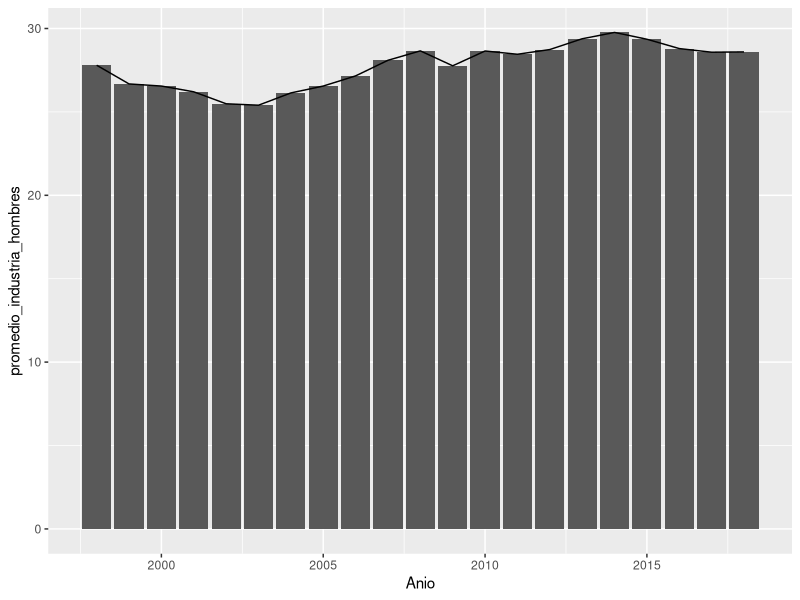

Reproduce this figure in R.
## ---- chunk 1
knitr::opts_chunk$set(echo = TRUE)
library(tidyr)
library(readr)
library(dplyr)
library(ggplot2)
## ---- chunk 2
empleo_genero <- read_csv("datos/empleo_genero.csv")
## ---- chunk 3
empleo_genero_largo <- pivot_longer(empleo_genero, 
                                    cols=4:52, 
                                    names_to = "Anio", 
                                    values_to = "Valor")
## ---- chunk 4
empleo_genero_largo
## ---- chunk 5
empleo_genero_ordenado <- pivot_wider(empleo_genero_largo, 
                                      names_from = variable,
                                      values_from = Valor)|> 
                          mutate(Anio=as.numeric(Anio))
## ---- chunk 6
empleo_genero_ordenado
## ---- chunk 7
glimpse(empleo_genero_ordenado)
## ---- chunk 8
empleo_genero_ordenado|> filter(pais_region !="Latin America & Caribbean" & pais_region != "Mundo" & pais_region != "EspaÃ±a")|> 
                      group_by(Anio)
                        
## ---- chunk 9
empleo_genero_ordenado|> filter(pais_region !="Latin America & Caribbean" & pais_region != "Mundo" & pais_region != "EspaÃ±a")|> 
                      group_by(pais_region)
## ---- chunk 10
empleo_genero_ordenado|> filter(pais_region !="Latin America & Caribbean" & pais_region != "Mundo" & pais_region != "EspaÃ±a" & Anio == 2018)|> 
                    summarise(empleadoras_promedio = mean(empleadoras_mujeres),
                              empleadoras_sd = sd(empleadoras_mujeres),
                              empleadoras_min = min(empleadoras_mujeres),
                              empleadoras_max = max(empleadoras_mujeres))
## ---- chunk 11
empleo_genero_ordenado|> filter(pais_region !="Latin America & Caribbean" & pais_region != "Mundo" & pais_region != "EspaÃ±a" & Anio == 2018)|> 
                    summarise(empleadores_promedio = mean(empleadores_hombres),
                              empleadores_sd = sd(empleadores_hombres),
                              empleadores_min = min(empleadores_hombres),
                              empleadores_max = max(empleadores_hombres))
## ---- chunk 12
empleo_genero_ordenado|> filter(pais_region !="Latin America & Caribbean" & pais_region != "Mundo" & pais_region != "España" & Anio == 2018)|> 
                summarise(autoempleo_mujeres_prom = mean(autoempleo_mujeres),
                          autoempleo_mujeres_sd = sd(autoempleo_mujeres),
                          autoempleo_mujeres_min = min(autoempleo_mujeres),
                          autoempleo_mujeres_max = max(autoempleo_mujeres))
## ---- chunk 13
empleo_genero_ordenado|> filter(pais_region !="Latin America & Caribbean" & pais_region != "Mundo" & pais_region != "EspaÃ±a" & Anio == 2018)|> 
                summarise(autoempleo_hombres_prom = mean(autoempleo_hombres),
                          autoempleo_hombres_sd = sd(autoempleo_hombres),
                          autoempleo_hombres_min = min(autoempleo_hombres),
                          autoempleo_hombres_max = max(autoempleo_hombres))
## ---- chunk 14
empleo_mercosur <- empleo_genero_ordenado |> 
  filter(pais_region == "Argentina" | pais_region == "Uruguay" | pais_region == "Paraguay" | pais_region == "Brasil" | pais_region == "Venezuela") |> 
  filter (Anio >= 1998)
## ---- chunk 15
promedio_industria_x_anio <- empleo_mercosur |>
  group_by(Anio) |>
  summarise(promedio_industria_hombres = mean(empleo_industria_hombres),
            promedio_industria_mujeres = mean(empleo_industria_mujeres))
## ---- chunk 16
library(ggplot2)

ggplot(data=promedio_industria_x_anio, mapping = aes( x=Anio, y=promedio_industria_hombres)) + 
  geom_col() +
  geom_line()
